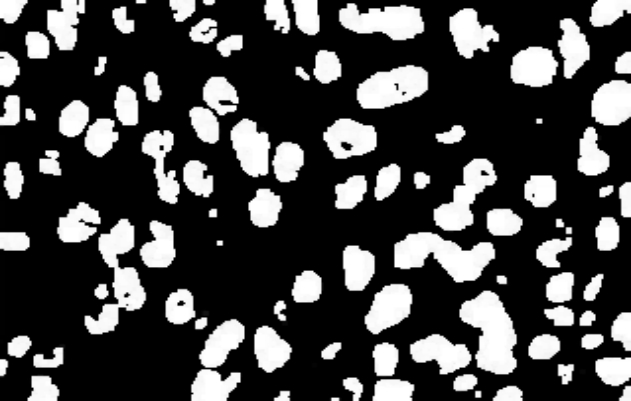
#> input picture exp5/code/imageForMd/二值开运算结果.jpg, 631 x 401 px
$ python -i Experiment_4.py   (imports and definitions only)
#> lines starting #> are read from the running program, lines starting #| are printed output that depends on the picture
#> further down, picture is the input picture: shape (401, 631); min 0, max 255, mean 69.6
import cv2 as cv
import numpy as np
import math as m
from numba import jit # 转换为机器代码，加速运算
from matplotlib import pyplot as plt
from PyQt5.QtWidgets import *
from Experiment5.Conv_UI import Ui_Dialog as UI_Conv
import time

from scipy.signal import convolve2d

# 边缘检测
# [105 lines left out: functions edge_detect, prewitt, sobel, not called in this run]
# log算子
def log(img):
    """
    *功能 : 根据LOG算子对应的卷积模板，对图像进行边缘检测
    发现：在new_img = np.clip(new_img, 0, 255).astype(np.uint8)分割前如果先new_img = np.abs(new_img)取绝对值就会使边缘很模糊，去掉绝对值就会很好
    """
    time1 = time.time()  # 程序计时开始
    # numpy实现 -- 使用FFT进行卷积操作
    prw_conv = np.array([[-2, -4, -4, -4, -2], [-4, 0, 8, 0, -4], [-4, 8, 24, 8, -4],
                         [-4, 0, 8, 0, -4], [-2, -4, -4, -4, -2]], dtype=float)
    # 高斯模糊
    img = cv.GaussianBlur(img, (3, 3), 0)
    # 使用快速傅里叶变换（FFT）进行卷积
    img_pad = np.pad(img, ((2, 2), (2, 2)), mode='edge') # 上下左右各填充两行/列
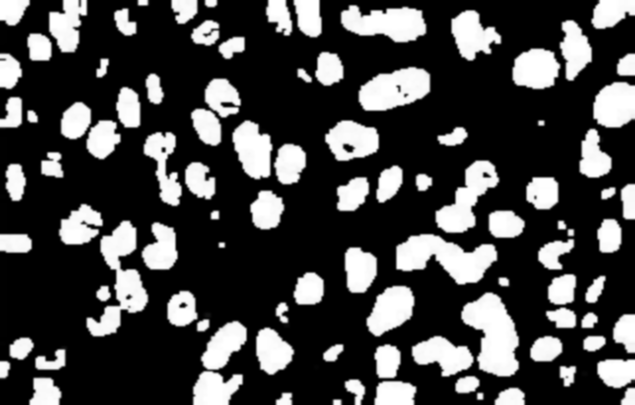
#> img_pad: shape (405, 635); min 0, max 255, mean 69.7
    img_fft = np.fft.fft2(img_pad)
    kernel_fft = np.fft.fft2(prw_conv, s=img_pad.shape)
    new_img = np.real(np.fft.ifft2(img_fft * kernel_fft))[2:-2, 2:-2] # 取实部
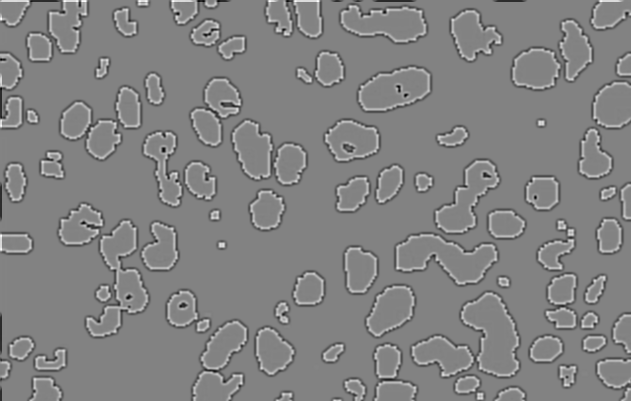
#> new_img: shape (401, 631) float64; min -6054, max 5754, mean -2.7; drawn with min black and max white
    # 取绝对值并限制在0-255范围内
    new_img = np.clip(new_img, 0, 255).astype(np.uint8)
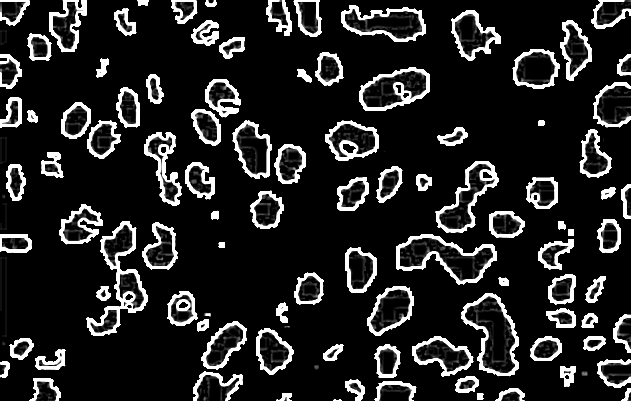
#> new_img: shape (401, 631); min 0, max 255, mean 36.6
    time2 = time.time()  # 程序计时结束
    print("log算子边缘检测NumPy FFT优化程序处理时间：%.3f毫秒" % ((time2 - time1) * 1000))

    # # numpy实现 -- 使用scipy的convolve2d进行卷积操作
    # prw_conv = np.array([[-2, -4, -4, -4, -2], [-4, 0, 8, 0, -4], [-4, 8, 24, 8, -4],
    #                      [-4, 0, 8, 0, -4], [-2, -4, -4, -4, -2]], dtype=float)
    # # 高斯模糊
    # img = cv.GaussianBlur(img, (3, 3), 0)
    # # 使用scipy的convolve2d进行卷积操作
    # new_img = convolve2d(img, prw_conv, mode='same', boundary='symm')
    # # 取绝对值并限制在0-255范围内
    # new_img = np.clip(new_img, 0, 255).astype(np.uint8)
    # time2 = time.time()  # 程序计时结束
    # print("log算子边缘检测NumPy scipy-convolve2d优化程序处理时间：%.3f毫秒" % ((time2 - time1) * 1000))

    # opencv实现
    # 高斯模糊
    img_blur = cv.GaussianBlur(img, (3, 3), 0)
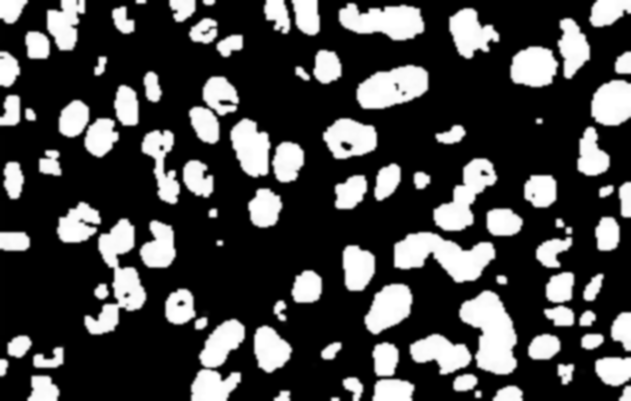
#> img_blur: shape (401, 631); min 0, max 255, mean 69.6
    # 直接对原图应用log算子
    new_img = cv.Laplacian(img_blur, cv.CV_64F, ksize=5)
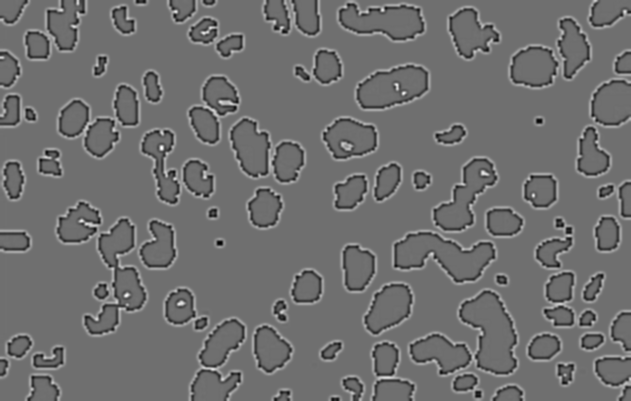
#> new_img: shape (401, 631) float64; min -3868, max 4974, mean 0; drawn with min black and max white
    # 取绝对值并限制在0-255范围内
    new_img = np.uint8(np.clip(new_img, 0, 255))
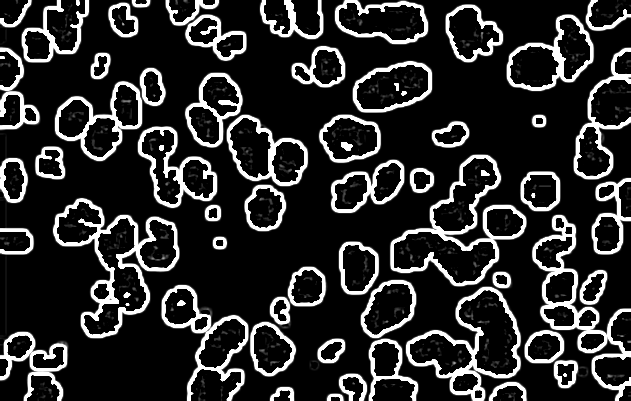
#> new_img: shape (401, 631); min 0, max 255, mean 43.6
    time2 = time.time()  # 程序计时结束
    print("log算子边缘检测CV程序处理时间：%.3f毫秒" % ((time2 - time1) * 1000))

    return new_img
# canny算子
# [154 lines left out: functions canny, otsu, hough_detect, hough_transform, line_detect, circle_detect, not called in this run]

>>> import cv2
>>> picture = cv2.imread('../imageForMd/二值开运算结果.jpg', cv2.IMREAD_GRAYSCALE)
>>> result = log(picture)

$ run again, on exp5/code/imageForMd/二值膨胀结果.jpg
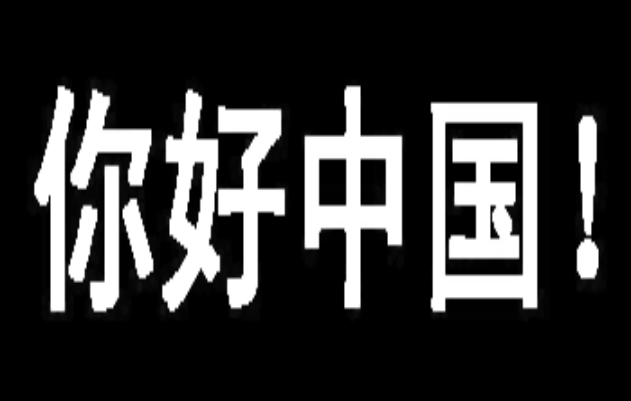
#> input picture exp5/code/imageForMd/二值膨胀结果.jpg, 631 x 401 px
#> picture is the input picture: shape (401, 631); min 0, max 255, mean 51.8
#> in log, `new_img = cv.Laplacian(img_blur, cv.CV_64F, ksize=5)`:
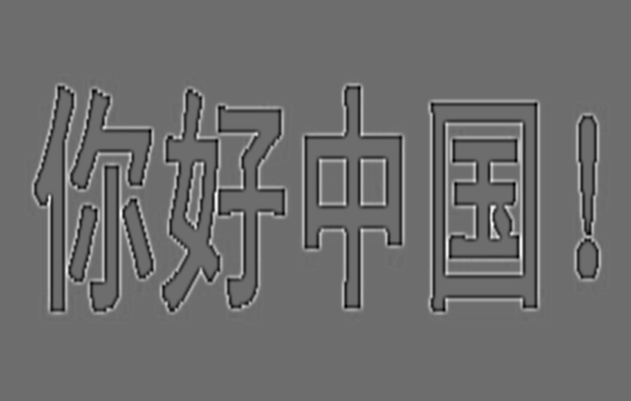
#> new_img: shape (401, 631) float64; min -2918, max 3862, mean 0; drawn with min black and max white
#> in log, `new_img = np.uint8(np.clip(new_img, 0, 255))`:
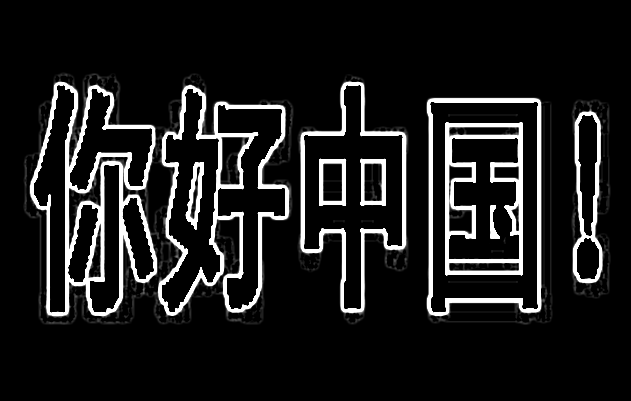
#> new_img: shape (401, 631); min 0, max 255, mean 26.6
